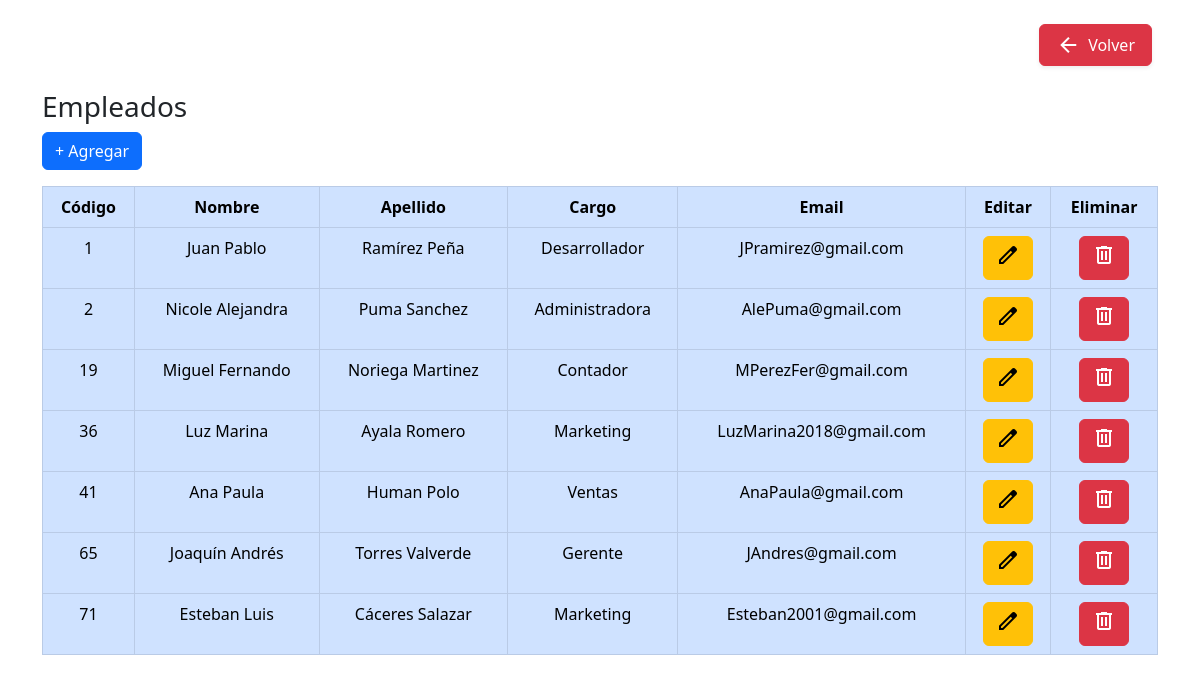
/Proyecto/vista/team.php, run on the app's committed database.
### tables this page shows
CREATE TABLE IF NOT EXISTS `empleados` (
  `id` int(11) NOT NULL AUTO_INCREMENT,
  `nombre` varchar(100) NOT NULL,
  `apellido` varchar(100) NOT NULL,
  `cargo` varchar(100) NOT NULL,
  `email` varchar(100) NOT NULL,
  `creado` timestamp NOT NULL DEFAULT current_timestamp(),
  PRIMARY KEY (`id`),
  UNIQUE KEY `email` (`email`)
);

### Proyecto/vista/team.php (the view, shortened to what this page needs)
<!DOCTYPE html>
<html lang="es">
<head>
  <link href="https://cdn.jsdelivr.net/npm/bootstrap@5.3.0/dist/css/bootstrap.min.css" rel="stylesheet">
</head>
<body>
  <div class="d-flex justify-content-end mb-3">
    <a href="../vista/dashboard.php"
      class="btn btn-danger d-flex align-items-center justify-content-center gap-2 px-3 py-2 rounded shadow-sm mx-5 mt-4">
      <span class="material-symbols-outlined">arrow_back</span>
      <span>Volver</span>
    </a>
  </div>
  <div class="container mt-4">
    <h3>Empleados</h3>
    <button class="btn btn-primary mb-3" data-bs-toggle="modal" data-bs-target="#modalForm">+ Agregar</button>
    <table class="table table-bordered table-striped, table-hover table-primary rounded">
      <thead>
        <tr class="text-center">
          <th>Código</th>
          <th>Nombre</th>
          <th>Apellido</th>
          <th>Cargo</th>
          <th>Email</th>
          <th>Editar</th>
          <th>Eliminar</th>
        </tr>
      </thead>
      <tbody id="tabla-empleados">
        <?php
        include "../config/conexion.php";
        $sql = $conexion->query("SELECT * FROM empleados");
        while ($datos = $sql->fetch_object()) {
          ?>
          <tr class="text-center">
            <td><?= $datos->id ?></td>
            <td><?= $datos->nombre ?></td>
            <td><?= $datos->apellido ?></td>
            <td><?= $datos->cargo ?></td>
            <td><?= $datos->email ?></td>
            <td class="text-center">
              <button class="btn btn-small btn-warning btn-editar" data-id="<?= $datos->id ?>"
                data-nombre="<?= $datos->nombre ?>" data-apellido="<?= $datos->apellido ?>"
                data-cargo="<?= $datos->cargo ?>" data-email="<?= $datos->email ?>" data-bs-toggle="modal"
                data-bs-target="#modalForm">
                <span class="material-symbols-outlined ">edit</span>
              </button>
            </td>
            <td class="text-center">
              <form method="POST" action="../controlador/TeamController.php" style="display:inline;">
                <button type="submit" name="btnEliminar" class="btn btn-small btn-danger">
                  <span class="material-symbols-outlined">delete</span>
                </button>
              </form>
            </td>
          </tr>
        <?php } ?>
      </tbody>
    </table>
  </div>
</body>
</html>

### data on the page
empleados: id "1", nombre "Juan Pablo", apellido "Ramírez Peña", cargo "Desarrollador", email "JPramirez@gmail.com"
empleados: id "2", nombre "Nicole Alejandra", apellido "Puma Sanchez", cargo "Administradora", email "AlePuma@gmail.com"
empleados: id "19", nombre "Miguel Fernando", apellido "Noriega Martinez", cargo "Contador", email "MPerezFer@gmail.com"
empleados: id "36", nombre "Luz Marina", apellido "Ayala Romero", cargo "Marketing", email "LuzMarina2018@gmail.com"
empleados: id "41", nombre "Ana Paula", apellido "Human Polo", cargo "Ventas", email "AnaPaula@gmail.com"
empleados: id "65", nombre "Joaquín Andrés", apellido "Torres Valverde", cargo "Gerente", email "JAndres@gmail.com"
empleados: id "71", nombre "Esteban Luis", apellido "Cáceres Salazar", cargo "Marketing", email "Esteban2001@gmail.com"
